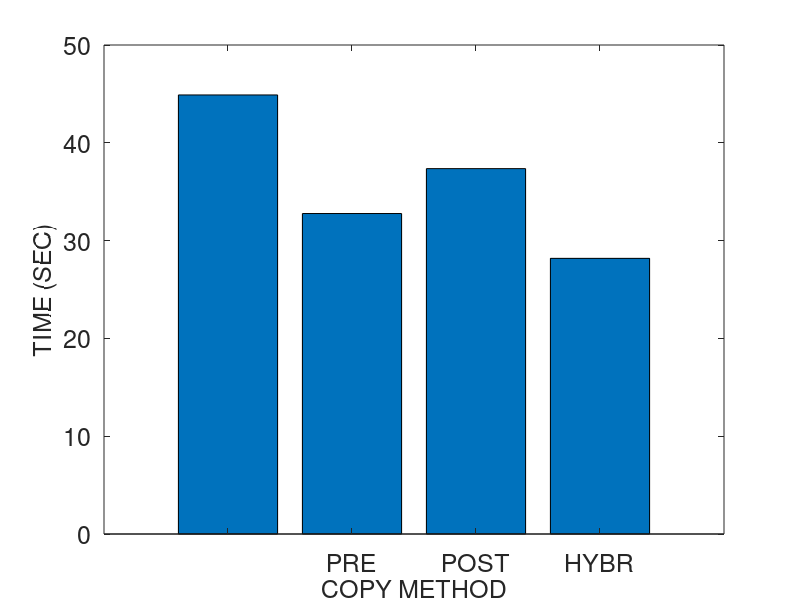
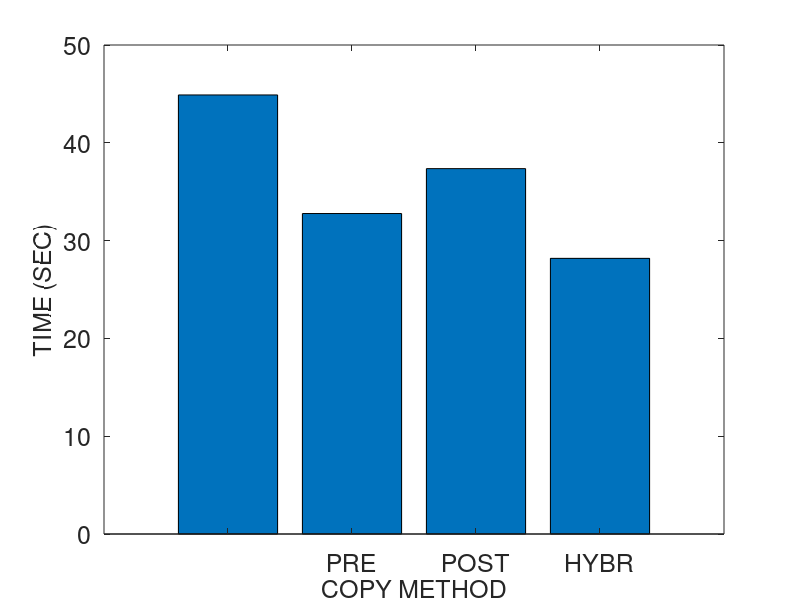
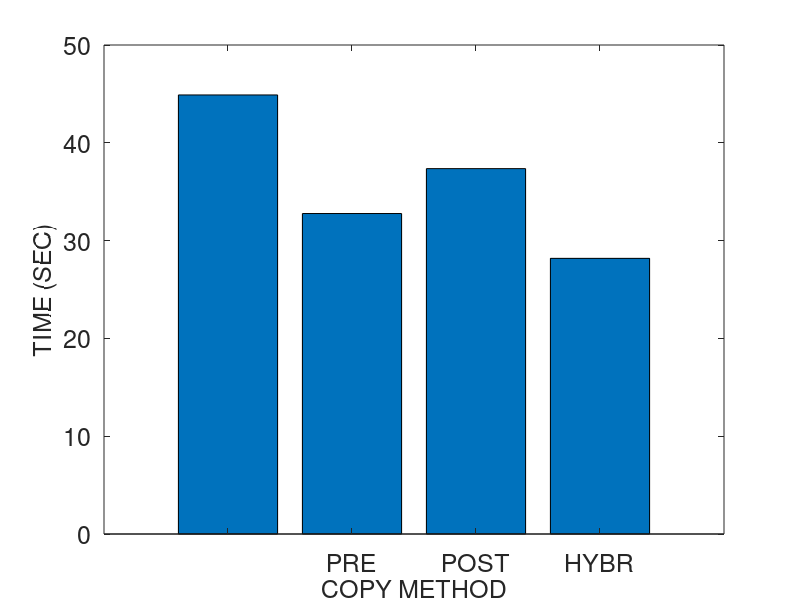
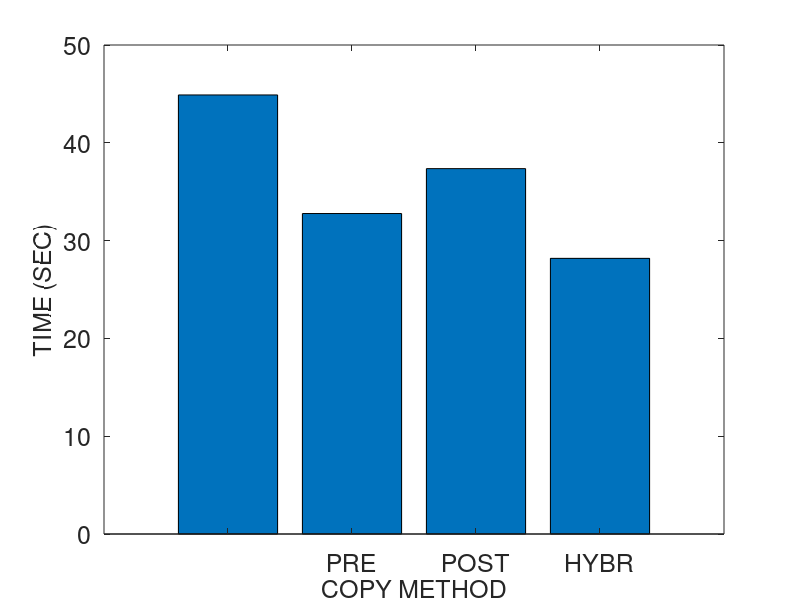

These figures' MATLAB source, in order:
% basic hybrid copy migration
% memory size in MB
r = 4096
r *= 1024 % convert to KB

% bandwidth in gbps
b = 1000 
b = b * 1024/8 % convert to KB

% page dirty rate in percent (%): against to total memory pages
dirtyrate = 14 
dirtyrate /= 100

readrate = 14
readrate /= 100

pagesize = 4 % in KB
numpages = r / pagesize

% delta compression rate
comp = 0.5 

% amount of CPU and device states in KB 
scinfo = 100

% working set size in number of pages
wss = numpages * 0.25

% 0: zero, 1: read, 2: dirtied, 3: inactive data
mem = zeros(1, numpages);

% prediction accuracy 0 through 1
acc = 1
%acc = 0

fontsize = 18

totaltime = 0;
downtime = 0;
totaldata = 0;

A = zeros(4, 3);

%%%%%%%%%%%%%%%%%%%%%%%%%%%%%%
% precopy migration
%%%%%%%%%%%%%%%%%%%%%%%%%%%%%%
fprintf('\n')
disp('==================== Precopy migration ====================')
% iterations
present = numpages
iter = 0
while present > 50 && iter < 29 && totaldata < 4*r
	pretime = present / b
	totaltime += pretime
	totaldata += present
	present = numpages * dirtyrate
	%dirts = wss * dirtyrate
	iter += 1
end

% stop-and-copy phase
% stop conditions: 29 iterations, 50 pages, 4 memory size sent
scsent = scinfo + present * pagesize
downtime = scsent / b
totaltime += downtime
totaldata += scsent

% network fault rate
NFR = 0

A (1, 1) = totaltime;
A (1, 2) = downtime;
A (1, 3) = totaldata;

%%%%%%%%%%%%%%%%%%%%%%%%%%%%%%
% postcopy migration
%%%%%%%%%%%%%%%%%%%%%%%%%%%%%%
fprintf('\n')
disp('===================== Postcopy migration ======================')
totaltime = 0;
downtime = 0;
totaldata = 0;

% stop-and-copy phase
scsent = scinfo
downtime = scsent / b
totaltime += downtime
totaldata += scsent

% prepaging (bubbling) and on-demand paging
postsent = r
posttime = postsent/b
totaltime += posttime
totaldata += postsent
% network fault rate
NFR = 0.2

A (2, 1) = totaltime;
A (2, 2) = downtime;
A (2, 3) = totaldata;

%%%%%%%%%%%%%%%%%%%%%%%%%%%%%%
% hybrid copy migration
%%%%%%%%%%%%%%%%%%%%%%%%%%%%%%
fprintf('\n')
disp('==================== Hybrid copy migration ====================')
totaltime = 0;
downtime = 0;
totaldata = 0;

% precopy phase: single iteration
present = r
pretime = present / b
totaltime += pretime
totaldata += present

% stop-and-copy phase
bitmapsize = 500 % KB
scsent = scinfo + bitmapsize
downtime = scsent / b
totaltime += downtime
totaldata += scsent

% postcopy phase: prepaging (bubbling) and on-demand paging
%dirts = wss * dirtyrate
dirts = numpages * dirtyrate
postsent = dirts * pagesize
posttime = postsent/b
totaltime += posttime
totaldata += postsent
% network fault rate
NFR = 0.2

A (3, 1) = totaltime;
A (3, 2) = downtime;
A (3, 3) = totaldata;

%%%%%%%%%%%%%%%%%%%%%%%%%%%%%%
% proactive hybrid copy migration
%%%%%%%%%%%%%%%%%%%%%%%%%%%%%%
%disp(char(10))
fprintf('\n')
disp('=============== Proactive hybrid copy migration ================')
totaltime = 0;
downtime = 0;
totaldata = 0;

% precopy phase
% LRU, PFR

% scan the dirtied pages
% for dirtied pages
% 	mark dirtied (1)
% 	mem(random (1, wss * 0.1))	
randperm(int64(wss * 0.1));
% for read pages
% 	mark read (2)
% 	mem (random (wss * 0.1, wss * 0.2))

% for pages
% 	predict read/write

% send the pages most likely to be read and least likely to be dirtied
% do not send the pages most likely to be dirtied
% construct queue with the order of p1/p2
%reads = numpages * 0.4 
% total read rate = wss * read_rate = 0.25 * 0.16 = 0.04 (4%)
%read_rate = 0.16
%read_rate = 0.04 % 4% of total memory
% total write rate = wss * write_rate = 0.25 * 0.16 = 0.04 (4%)
%write_rate = 0.16
%write_rate = 0.04 % 4% of total memory
% simple case: readonly pages (RO) - zero dirtied pages 
%RO = 0.3
pred_pages = numpages * readrate * acc

% LRU
% for LRU queue
% 	mark sent
%	insert the pages into cache and perform delta compression

present = pred_pages * pagesize
pretime = present/b
totaltime += pretime
totaldata += present

% stop-and-copy phase
% send the CPU and device states
bitmapsize = 500 % KB
scsent = scinfo + bitmapsize
downtime = scsent/b
totaltime += downtime
totaldata += scsent

% postcopy phase
postsent = (numpages - pred_pages) * pagesize

% exclude the predicted dirtied pages 
pred_dirts = numpages * dirtyrate * acc
postsent = (numpages - pred_pages - pred_dirts) * pagesize
posttime = postsent/b
totaltime += posttime
totaldata += postsent

% network fault rate
NFR = 0.2

A (4, 1) = totaltime;
A (4, 2) = downtime;
A (4, 3) = totaldata

%%%%%%%%%%%%%%%%%%%%%%%%%%%%%%%%%%%%%%%%%%%%%%%%%%%%%%%
%                     plotting
% precopy
% postcopy
% hybrid
% pro-hybrid
%%%%%%%%%%%%%%%%%%%%%%%%%%%%%%%%%%%%%%%%%%%%%%%%%%%%%%%

prefix = "M4G_R14W14_acc100_r1"

dlmwrite (prefix, A, ' ')

%%%%%%%%%%%%%%%%%%%% total time %%%%%%%%%%%%%%%%%%%%%%
figure;
output = strcat(prefix, ".tt");
%output = prefix
x = ['PRECOPY', 'POSTCOPY', 'HYBRID', 'PRO-HYBRID'];
x = {'', 'PRE', 'POST', 'HYBR', 'PROH', ''};
%x = 1:1:length(A);
%plot(x, A(:,2)/1000000, x, A(:,3)/1000000, '-.*');
%plot(A(:,2));
bar(A(:,1))
set(gca, 'XTickLabel', x, 'FontSize', fontsize)
xlabel('COPY METHOD', 'FontSize', fontsize);
ylabel('TIME (SEC)', 'FontSize', fontsize);
%legend('PRECOPY', 'POSTCOPY', 'HYBRID', 'PRO-HYBRID');
%bar(x, A(:,1))

saveas (1, strcat(output, ".png"));
saveas (1, strcat(output, ".eps"));
saveas (1, strcat(output, ".emf"));

%%%%%%%%%%%%%%%%%%%% downtime %%%%%%%%%%%%%%%%%%%%%%
figure;
output = strcat(prefix, ".dt");

bar(A(:,2))
set(gca, 'XTickLabel', x, 'FontSize', fontsize)
xlabel('COPY METHOD', 'FontSize', fontsize);
ylabel('TIME (SEC)', 'FontSize', fontsize);

saveas (1, strcat(output, ".png"));
saveas (1, strcat(output, ".eps"));
saveas (1, strcat(output, ".emf"));

%%%%%%%%%%%%%%%%%%%% total data %%%%%%%%%%%%%%%%%%%%%%
figure;
output = strcat(prefix, ".td");

bar(A(:,3))
set(gca, 'XTickLabel', x, 'FontSize', fontsize)
xlabel('COPY METHOD', 'FontSize', fontsize);
ylabel('SIZE (KB)', 'FontSize', fontsize);

saveas (1, strcat(output, ".png"));
saveas (1, strcat(output, ".eps"));
saveas (1, strcat(output, ".emf"));
